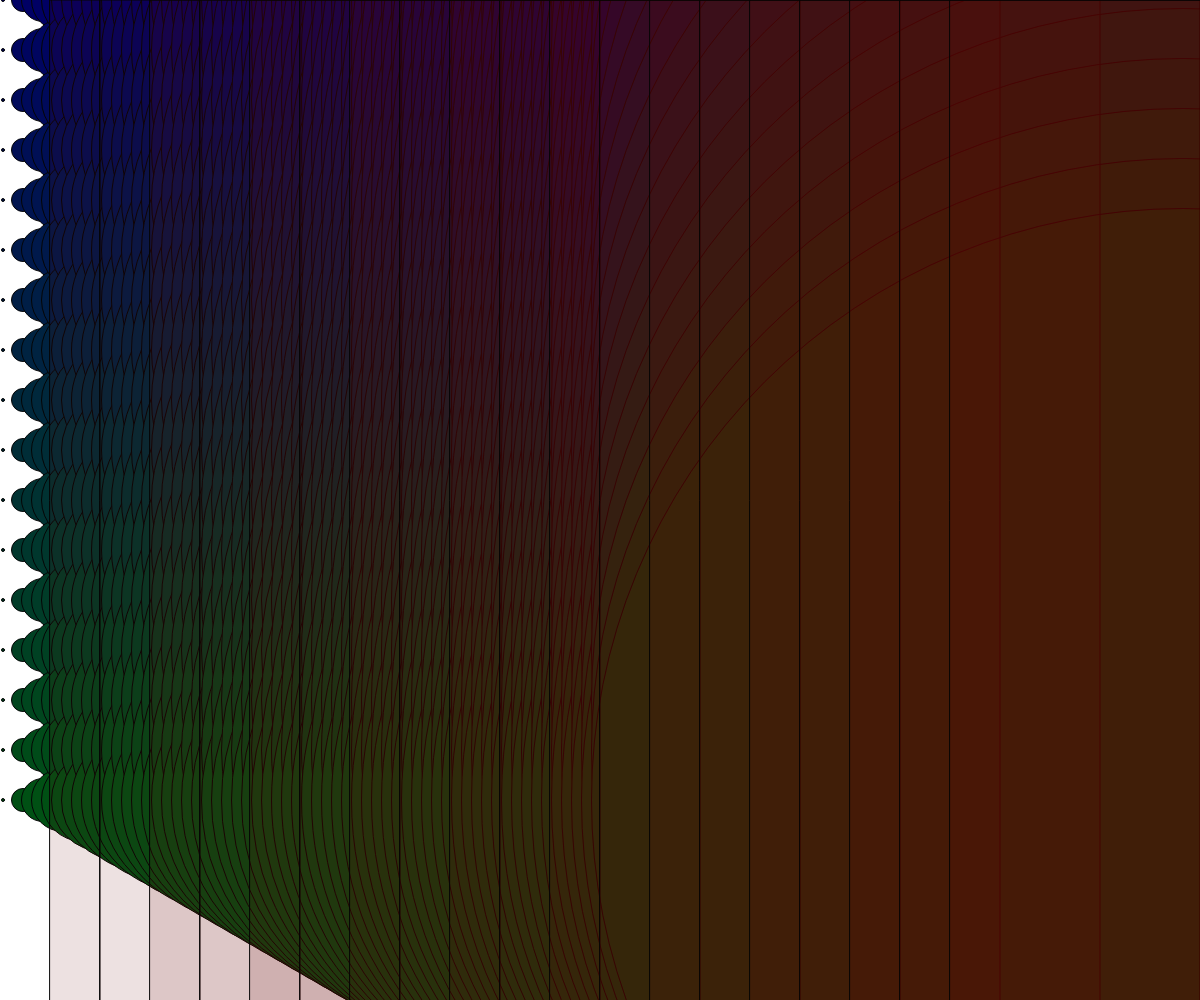
Frame 1 (no input)
Frame 60 (no input): identical to frame 1, image omitted
Frame 120 (the mouse pressed at the canvas centre since frame 60): identical to frame 1, image omitted

The p5.js sketch that drew this single still picture (run headless with seeded random() and noise() and a simulated clock; from frame 60 on, the mouse is pressed at the canvas centre):

// p5.js sketch
// ── sketch.js
function setup(){
    createCanvas(windowWidth,windowHeight); 
    background(255);
    noStroke();

    var x = 3;
    var y = 50;
    var z = 9;
   


 fill(0,50,50);
 stroke(5)
 for (var x = 3; x < width; x=x+20) {
   fill(0,0,100)
   circle(x,0,x,height);
   fill(0,5,95)
   circle(x, 50, x, height);
   fill(0,10,90)
   circle(x,100,x,height);
   fill(0,15,85)
   circle(x,150,x,height);
   fill(0,20,80)
   circle(x,200, x, height);
   fill(0,25,75)
   circle(x,250,x,height);
   fill(0,30,70)
   circle(x,300,x,height);
   fill(0,35,65)
   circle(x,350,x,height);
   fill(0,40,60)
   circle(x,400, x, height);
   fill(0,45,55)
   circle(x,450,x,height);
   fill(0,50,50)
   circle(x,500,x,height);
   fill(0,55,45)
   circle(x,550,x,height);
   fill(0,60,40)
   circle(x,600,x,height);
   fill(0,65,35)
   circle(x,650,x,height);
   fill(0,70,30)
   circle(x,700, x, height);
   fill(0,75,25)
   circle(x,750,x,height);
   fill(0,80,20)
   circle(x,800,x,height);
  }

  fill(100,0,0,30)
  for (var y = 50; y < height; y=y+50) {
   rect(y, 0, y, width);
   }



 
} 

function draw() {
  
}
